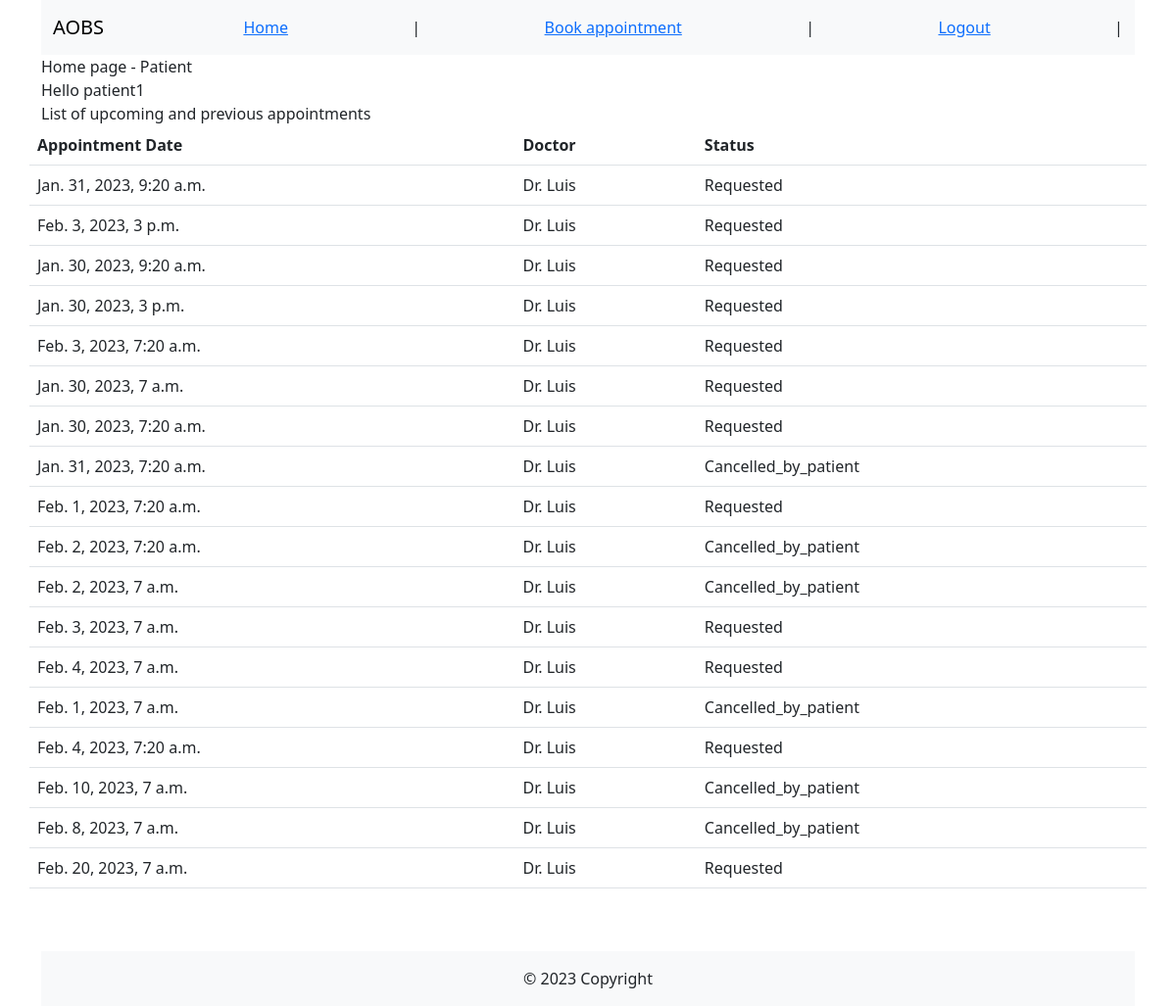
Before: /user/home/ (signed in) with the older database file.
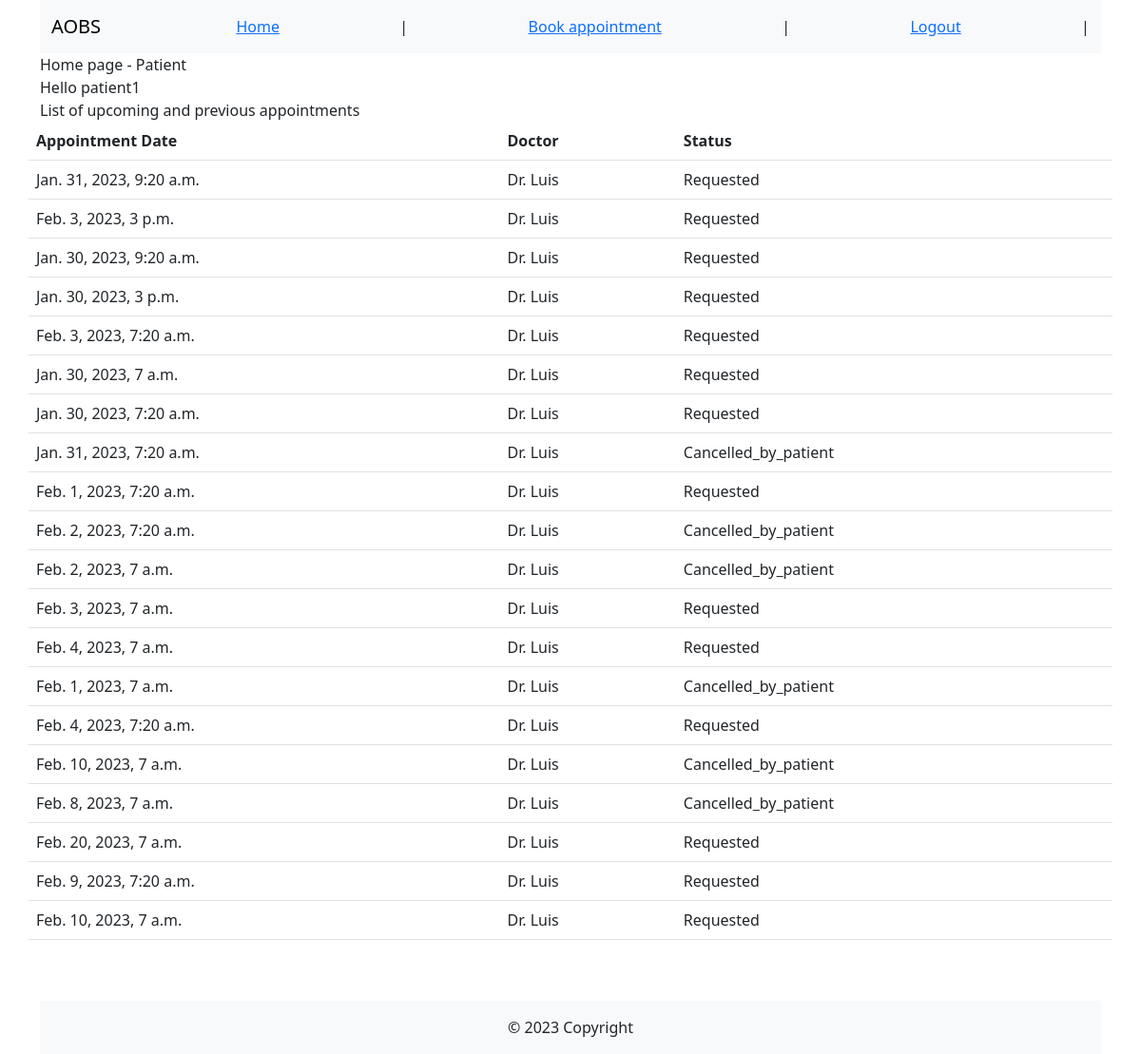
After: the same page with the newer database file.
### appointments_app/models.py (models this page shows, shortened)
class Appointment(models.Model):
    patient = models.ForeignKey(Patient, on_delete=models.CASCADE)
    doctor = models.ForeignKey(Doctor, on_delete=models.CASCADE)
    appointment_date = models.DateTimeField(blank=False)
    symptoms = models.CharField(max_length=256, blank=False)
    request_date = models.DateTimeField(default = timezone.now)#(default=timezone.now())#(blank=False, auto_now_add=True)
    appointment_status = models.ForeignKey(
        AppointmentStatus, on_delete=models.CASCADE, to_field='status', default='Requested')
    class Meta:
        constraints = [models.UniqueConstraint(
            fields=['doctor', 'appointment_date', 'appointment_status'],
            condition=Q(appointment_status='Requested') | Q(appointment_status='Confirmed'),
            name='unique_appointment')]

class AppointmentStatus(models.Model):
    status = models.CharField(max_length=256, blank=False, unique=True)
    def __str__(self):
        return f'{self.status}'

### users_app/models.py (models this page shows, shortened)
class Doctor(models.Model):
    user = models.OneToOneField(User, on_delete=models.CASCADE)
    type = models.ForeignKey(DoctorType, on_delete=models.PROTECT)
    licence_valid = models.BooleanField(blank=False)
    dob = models.DateField(blank=False)
    home_address = models.CharField(max_length=256, blank=False)
    home_phone = models.CharField(max_length=20, blank=False)

### users_app/views.py (the view)
# urls.py: path('home/', views.home_view, name='home_page'),
@login_required(login_url='users_app:login_page')
def home_view(request):
    if request.user.groups.filter(name='patients').exists():
        try:
            patient = Patient.objects.get(user=request.user)
        except Patient.DoesNotExist:
            return HttpResponseNotFound("Error: Patient_id not found.")
        appointments = Appointment.objects.filter(patient=patient)[:20]
        return render(request,
                      'home_patient.html',
                      context={'user': request.user,
                               'appointments': appointments})
    elif request.user.groups.filter(name='doctors').exists():
        return render(request, 'home_doctor.html', {'user': request.user})
    else:
        return HttpResponseNotFound('<h1>No group assigned to the user</h1>')

### users_app/templates/home_patient.html (shortened to what this page needs)
{% extends "./base.html" %}
{% block content %}
<div class="row">
<p2>Home page - Patient </p2>
</div>
{% if user.is_authenticated %}
<div class="row">
<p3> Hello {{ user.username }} </p3>
<p3> List of upcoming and previous appointments </p3>
</div>
<div class="row">
<table class="table">
    <thead>
        <tr>
            <th scope="col">Appointment Date</th>
            <th scope="col">Doctor</th>
            <th scope="col">Status</th>
        </tr>
    </thead>
    <tbody>
        {% for appointment in appointments %}
        <tr>
                <td>{{ appointment.appointment_date }}</th>
                <td>Dr. {{ appointment.doctor.user.last_name }}</td>
                <td>{{ appointment.appointment_status }}</td>
        </tr>
        {% endfor %}
    </tbody>
</table>
</div>
{% endif %}
{% endblock %}

### appointments_app/templates/base.html (shortened to what this page needs)
<!DOCTYPE html>
<html lang="en">
<head>
    <link href="https://cdn.jsdelivr.net/npm/bootstrap@5.3.0-alpha1/dist/css/bootstrap.min.css" rel="stylesheet"
>
</head>
<body>
    <div class="container">
        {% include "./nav.html" %}
        {% block content %} There is no content rendered {% endblock %}
        <footer>
            <div class="text-center p-3 mt-5 bg-light">
                © 2023 Copyright
            </div>
        </footer>
    </div>
</body>
</html>

### users_app/templates/nav.html
<nav class="navbar navbar-expand-lg navbar-light bg-light">
    <div class="container-fluid">
        <a class="navbar-brand" href="#">AOBS</a>
        {% if user.is_authenticated %}
        <a href="/">Home</a> |
        <a href="{% url 'appointments_app:doctor_list_view' %}">Book appointment</a> |
        <a href="{% url 'users_app:logout_page' %}">Logout</a> |
        {% else %}
        <a href="">Register</a> |
        <a href="{% url 'users_app:login_page' %}">Login</a> |
        {% endif %}
    </div>
</nav>

Changed rows visible on the page:
added Appointment: appointment_date "Feb. 9, 2023, 7:20 a.m.", doctor.user.last_name "Luis", appointment_status "Requested"
added Appointment: appointment_date "Feb. 10, 2023, 7 a.m.", doctor.user.last_name "Luis", appointment_status "Requested"
